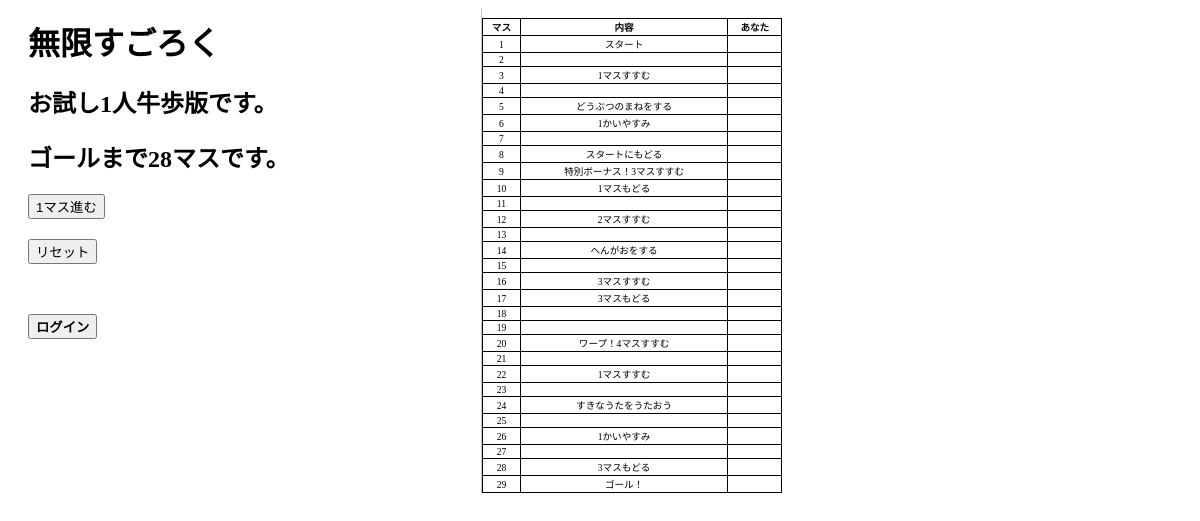
The app's page /, older data.
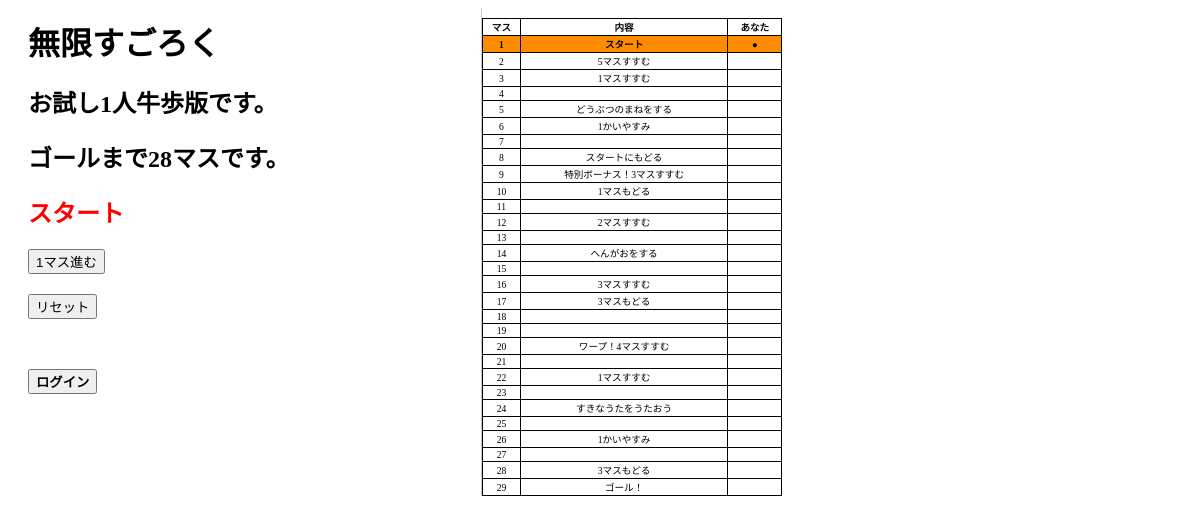
The same page, newer data.
### tables this page shows
CREATE TABLE `boad_table` (
  `id` int(11) NOT NULL,
  `bonus` int(11) NOT NULL,
  `stop_status` int(11) NOT NULL,
  `text` text NOT NULL
);

CREATE TABLE `sample_table` (
  `id` int(11) NOT NULL,
  `position` int(11) NOT NULL,
  `bonus` int(11) NOT NULL,
  `stop_status` int(11) NOT NULL,
  `goal` int(11) NOT NULL
);

### index.php (the view, shortened to what this page needs)
<?php
    $pdo = connect_db();
    $stmt = $pdo->prepare("SELECT * FROM boad_table");
    $status = $stmt->execute();
    $boad_all=0;
    while($boad_table[] = $stmt->fetch(PDO::FETCH_ASSOC)){
        $boad_all += 1;
    }
    $stmt = $pdo->prepare("SELECT * FROM sample_table");
    $status = $stmt->execute();
    $sample[] = $stmt->fetch(PDO::FETCH_ASSOC);
    $position = $sample[0]["position"];
    $text = $boad_table[$position-1]["text"];
?>
<!DOCTYPE html>
<html lang="en">
<head>
    <link rel="stylesheet" href="css/style.css">
</head>
<body>
    <main class="slow_main">
        <div class="left_main">
            <h1>無限すごろく</h1>
            <h2>お試し1人牛歩版です。</h2>
            <h2>ゴールまで<span id="position"><?= $boad_all-1; ?></span>マスです。</h2>
            <h2 class="result"><?= $text; ?></h2>
            <form method="POST" action="next_sample.php">
                <button id="index_next" type="submit">1マス進む</button>
            </form>
            <form method="POST" action="next_sample.php">
                <button id="index_reset" type="submit">リセット</button>
            </form>
            <button onclick="location.href='./login.php'" class="initial_button">ログイン</button>
        </div>
        <div class="right_main">
            <table class="game_table">
                <?php
                    $table_header = '<tr><th>マス</th><th>内容</th><th>あなた</th></tr>';
                    echo $table_header;
                    $line = "";
                    for($i=0;$i<$boad_all;$i++){
                        if($i == $position - 1){
                            $line = "<tr class='table_config'><td>{$boad_table[$i]["id"]}</td><td>{$boad_table[$i]["text"]}</td>";
                        }
                        else{
                            $line = "<tr><td>{$boad_table[$i]["id"]}</td><td>{$boad_table[$i]["text"]}</td>";
                        }
                        if($i == $position-1){
                            $line = $line."<td>●</td>";
                        }
                        else{
                            $line = $line."<td></td>";
                        }
                        echo $line."</tr>";
                    }
                ?>
            </table>
        </div>
    </main>
</body>
</html>

### css/style.css (style rules this page uses)
main { display: flex; }
.slow_main { animation: fadeIn 2s linear 0s 1 normal; }
.left_main { width: 40%; }
.right_main { width: 60%; background-color: #fff; border-left: solid 1px #c9c9c9; }
h1 { margin: 10px 0; margin-left: 20px; }
h2 { margin-top: 20px; margin-bottom: 3px; margin-left: 20px; }
.initial_button { margin: 50px 5px 5px 20px; font-weight: bold; }
table { margin-top: 10px; border-collapse: collapse; font-size: 60%; text-align: center; width: 300px; }
table th, table td { border: solid 1px black; }
.table_config { background-color: #ff8c00; font-weight: 800; }
.result { margin-top: 20px; margin-bottom: 20px; color: red; }
#index_reset { margin-left: 20px; }
#index_next { margin-left: 20px; margin-bottom: 20px; }

Row changes from the older to the newer data that the page shows:
added sample_table: position.text "スタート"
changed boad_table id 2: text (not shown) → "5マスすすむ"
